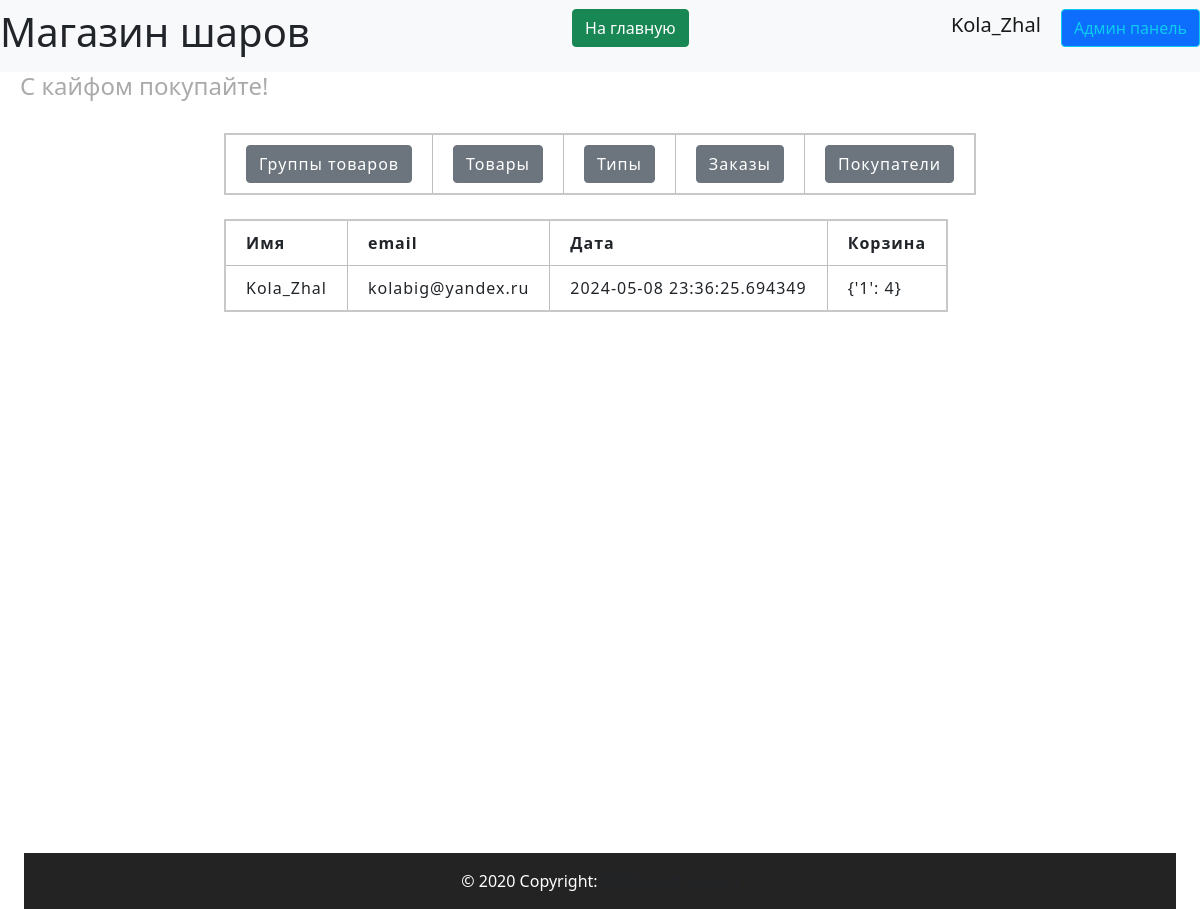
/admin/users (signed in), run on an earlier commit of the app's database.
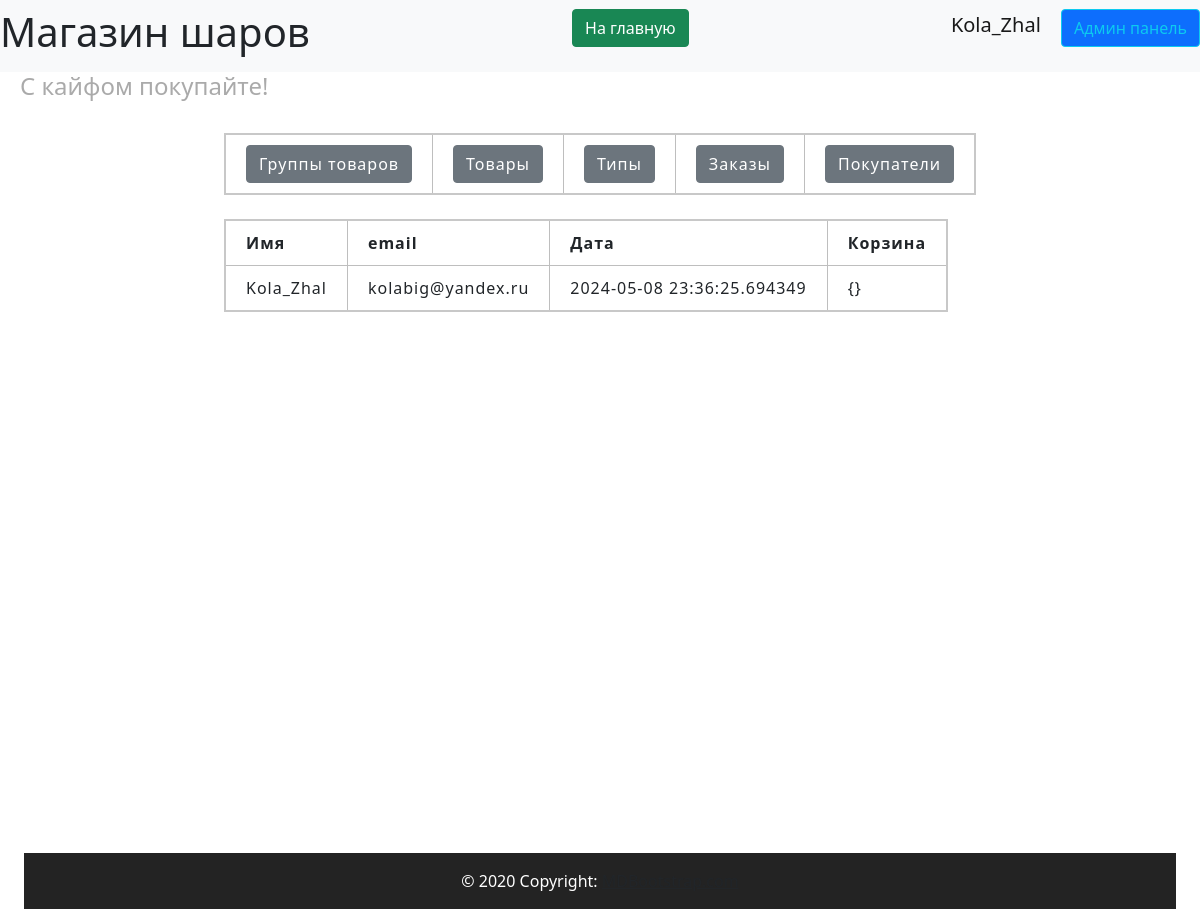
And on a later commit of the database.
### data/users.py (models this page shows, shortened)
class User(SqlAlchemyBase, UserMixin, SerializerMixin):
    __tablename__ = 'users'
    id = sqlalchemy.Column(sqlalchemy.Integer,
                           primary_key=True, autoincrement=True)
    name = sqlalchemy.Column(sqlalchemy.String, nullable=True)
    tel = sqlalchemy.Column(sqlalchemy.String, nullable=True)
    email = sqlalchemy.Column(sqlalchemy.String,
                              index=True, unique=True, nullable=True)
    hashed_password = sqlalchemy.Column(sqlalchemy.String, nullable=True)
    created_date = sqlalchemy.Column(sqlalchemy.DateTime,
                                     default=datetime.datetime.now)
    basket = sqlalchemy.Column(sqlalchemy.String, default='{}')
    admin = sqlalchemy.Column(sqlalchemy.Boolean, default=False)
    tg_id = sqlalchemy.Column(sqlalchemy.String, nullable=True)
    confirmed = sqlalchemy.Column(sqlalchemy.Boolean, default=False)
    address = sqlalchemy.Column(sqlalchemy.String, nullable=True)
    orders = orm.relationship("Order", back_populates='user')

### server.py (the view)
@app.route('/admin/users', methods=['GET', 'POST'])
@login_required
def admin_user():
    if current_user.admin:
        db_sess = db_session.create_session()
        users = db_sess.query(User).all()
        return render_template('pages/admin_users.html', title='Админ панель',
                               users=users)

### data/db_session.py (called while the page is built)
def create_session() -> Session:
    global __factory
    return __factory()

### server.py (called while the page is built)
@login_manager.user_loader
def load_user(user_id):
    db_sess = db_session.create_session()
    return db_sess.query(User).get(user_id)

### templates/pages/admin_users.html
{% extends "pages/base_admin.html" %}
{% block admincontent %}
<br>
<div>
    <table>
        <tr>
            <th>Имя</th>
            <th>email</th>
            <th>Дата</th>
            <th>Корзина</th>
        </tr>
        {% for user in users %}
        <tr>
            <td>{{ user.name }}</td>
            <td>{{ user.email }}</td>
            <td>{{ user.created_date }}</td>
            <td>{{ user.basket }}</td>
        </tr>
        {% endfor %}
    </table>
</div>
{% endblock %}

### templates/pages/base_admin.html
{% extends "base.html" %}
{% block content %}
<br>
<div>
    <table>
        <tr>
            <th><a href="/admin/productsgroups" class="btn btn-secondary">Группы товаров</a></th>
            <th><a href="/admin/products" class="btn btn-secondary">Товары</a></th>
            <th><a href="/admin/types" class="btn btn-secondary">Типы</a></th>
            <th><a href="/admin/orders" class="btn btn-secondary">Заказы</a></th>
            <th><a href="/admin/users" class="btn btn-secondary">Покупатели</a></th>
        </tr>
    </table>
</div>
<div>
    {% block admincontent %}{% endblock %}
</div>
{% endblock %}

### templates/base.html (shortened to what this page needs)
<!doctype html>
<html lang="ru">
<head>
    <link rel="stylesheet" href="{{ url_for('static', filename='css/bootstrap.min.css') }}">
    <link rel="stylesheet" href="{{ url_for('static', filename='css/header.css') }}">
    <link rel="stylesheet" href="{{ url_for('static', filename='css/footer.css') }}">
    <link rel="stylesheet" href="{{ url_for('static', filename='css/style.css') }}">
    <link rel="stylesheet" href="{{ url_for('static', filename='css/mystyle.css') }}">
</head>
<body>
{% include 'includes/header.html' %}
<div class="container">
    <main>
        {% block content %}
        {% endblock %}
    </main>
    {% include 'includes/footer.html' %}
</div>
</body>
</html>

### templates/includes/header.html
<header>
    <nav class="navbar navbar-light bg-light">
        <h1> Магазин шаров</h1>
        <p align="right">
            <a href="/index" class="btn btn-success"> На главную </a>
        </p>
        {% if current_user.is_authenticated %}
        <p align="right">
            <a class="navbar-brand" href="/logout">{{ current_user.name }}</a>
            {% if current_user.admin%}
            <a class="btn btn-primary btn btn-outline-info mr-2" href="/admin/products">Админ панель</a>
            {% endif %}
            {% else %}
        <p align="right">
            <a class="btn btn-primary " href="/register">Зарегистрироваться</a>
            <a class="btn btn-success" href="/login">Войти</a>
        </p>
        {% endif %}
    </nav>
    <h4 align="left">С кайфом покупайте!</h4>
</header>

### templates/includes/footer.html
<footer class="bg-body-tertiary text-center text-lg-start">
  <div class="text-center p-3">
    © 2020 Copyright:
    <a class="text-body" href="https://mdbootstrap.com/">MDBootstrap.com</a>
  </div>
</footer>

### static/css/header.css (style rules this page uses)
:root { --main-color: #0179FA; --second-color: white; }

### static/css/footer.css (style rules this page uses)
:root { --main-color: #111111; --second-color: white; }
footer { background-color: var(--main-color); }

### static/css/style.css (style rules this page uses)
:root { --main-color: #0179FA; --second-color: #ffffff; --thirdly_color: #629ee3; }
body { background-color: var(--second-color); }

### static/css/mystyle.css (style rules this page uses)
html { --firstly-color: white; --secondary-color: rgba(91, 82, 212, 0.837); --thirdly-color: rgb(99, 96, 105); --fourly-color: rgb(144, 182, 242); --black: rgb(35, 35, 35); --dark-blue: #12191D; --white: #FFFFFF; --green: #33FF00; --caribbean: #00E197; --light-green: #8EEF8C; --turquoise: #12EEFF; --pink: #F053D5; --red: #FE785A; --gray-900: #0C1114; --gray-700: #242A2C; --gray-650: #495257; --gray-600: #424B4F; --gray-500: #495257; --gray-300: #8D979E; --gray-200: #ACB4B9; --gray-150: #AEB6BB; --gray-100: #EEF1F3; --gray-50: #F6F8F9; }
h4 { padding-left: 20px; color: #aaaaaa; }
table { border-collapse: collapse; border: 2px solid rgb(200, 200, 200); letter-spacing: 1px; }
td, th { border: 1px solid rgb(190, 190, 190); padding: 10px 20px; }
footer { clear: both; padding: 0; background: var(--black); color: #FFFFFF; overflow: hidden; min-width: 100; }
.container { display: flex; flex-direction: column; min-height: 100vh; min-width: 98vw; justify-content: space-evenly; }
main { flex: 1; max-width: 98vw; justify-content: center; display: block; margin: 0 auto; text-align: left; }
body { margin: 0; padding: 0; text-align: center; }

What changed in the data, as far as the page shows it:
changed User "Kola_Zhal": basket "{'1': 4}" → "{}"
